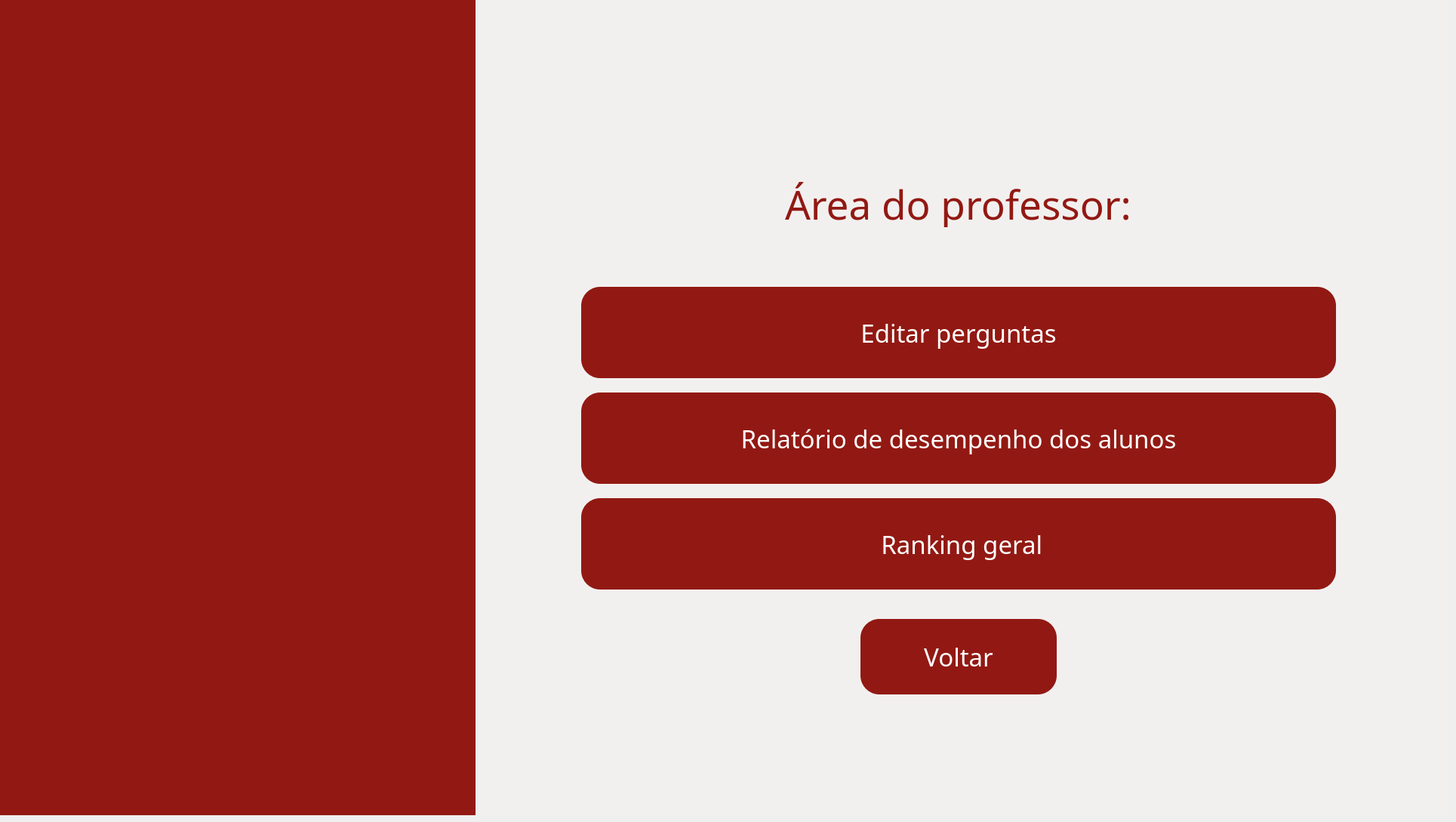
    <widget class="QWidget" name="pg_areaprof">
     <widget class="QWidget" name="fundo_areaprof" native="true">
      <property name="geometry">
       <rect>
        <x>0</x>
        <y>0</y>
        <width>1920</width>
        <height>1080</height>
       </rect>
      </property>
      <property name="styleSheet">
       <string notr="true">background-color: #F2F0EF;
-color: #F2F0EF;
</string>
      </property>
      <widget class="QWidget" name="barra_areaprof" native="true">
       <property name="geometry">
        <rect>
         <x>0</x>
         <y>0</y>
         <width>630</width>
         <height>1080</height>
        </rect>
       </property>
       <property name="styleSheet">
        <string notr="true">background-color: #921913;</string>
       </property>
       <widget class="QLabel" name="img_fundo_areaprof">
        <property name="geometry">
         <rect>
          <x>-60</x>
          <y>-60</y>
          <width>731</width>
          <height>1171</height>
         </rect>
        </property>
        <property name="text">
         <string/>
        </property>
        <property name="pixmap">
         <pixmap>../../assets/images/fundoetec.png</pixmap>
        </property>
        <property name="scaledContents">
         <bool>true</bool>
        </property>
       </widget>
      </widget>
      <widget class="QLabel" name="lbl_titulo_areaprof">
       <property name="geometry">
        <rect>
         <x>1040</x>
         <y>240</y>
         <width>571</width>
         <height>61</height>
        </rect>
       </property>
       <property name="font">
        <font>
         <family>Arbutus Slab</family>
         <pointsize>40</pointsize>
        </font>
       </property>
       <property name="styleSheet">
        <string notr="true">color: #921913;</string>
       </property>
       <property name="text">
        <string>Área do professor:</string>
       </property>
      </widget>
      <widget class="QPushButton" name="btn_voltarloginprof">
       <property name="geometry">
        <rect>
         <x>1140</x>
         <y>820</y>
         <width>260</width>
         <height>100</height>
        </rect>
       </property>
       <property name="font">
        <font>
         <family>Arbutus Slab</family>
         <pointsize>25</pointsize>
        </font>
       </property>
       <property name="styleSheet">
        <string notr="true">QPushButton{
    background-color: #921913;
    border: none;
    border-radius: 25px;
    color: white;
}

QPushButton:hover{
    background-color: #7a1410;
}

QPushButton:pressed{
    background-color: #5a0f0c;
}</string>
       </property>
       <property name="text">
        <string>Voltar</string>
       </property>
      </widget>
      <widget class="QPushButton" name="btn_relatoriogeral">
       <property name="geometry">
        <rect>
         <x>770</x>
         <y>520</y>
         <width>1000</width>
         <height>121</height>
        </rect>
       </property>
       <property name="font">
        <font>
         <family>Arbutus Slab</family>
         <pointsize>25</pointsize>
        </font>
       </property>
       <property name="styleSheet">
        <string notr="true">QPushButton{
    background-color: #921913;
    border: none;
    border-radius: 25px;
    color: white;
}

QPushButton:hover{
    background-color: #7a1410;
}

QPushButton:pressed{
    background-color: #5a0f0c;
}</string>
       </property>
       <property name="text">
        <string>Relatório de desempenho dos alunos</string>
       </property>
      </widget>
      <widget class="QPushButton" name="btn_editarperguntas">
       <property name="geometry">
        <rect>
         <x>770</x>
         <y>380</y>
         <width>1000</width>
         <height>121</height>
        </rect>
       </property>
       <property name="font">
        <font>
         <family>Arbutus Slab</family>
         <pointsize>25</pointsize>
        </font>
       </property>
       <property name="styleSheet">
        <string notr="true">QPushButton{
    background-color: #921913;
    border: none;
    border-radius: 25px;
    color: white;
}

QPushButton:hover{
    background-color: #7a1410;
}

QPushButton:pressed{
    background-color: #5a0f0c;
}</string>
       </property>
       <property name="text">
        <string>Editar perguntas</string>
       </property>
      </widget>
      <widget class="QPushButton" name="btn_ranking">
       <property name="geometry">
        <rect>
         <x>770</x>
         <y>660</y>
         <width>1000</width>
         <height>121</height>
        </rect>
       </property>
       <property name="font">
        <font>
         <family>Arbutus Slab</family>
         <pointsize>25</pointsize>
        </font>
       </property>
       <property name="styleSheet">
        <string notr="true">QPushButton{
    background-color: #921913;
    border: none;
    border-radius: 25px;
    color: white;
}

QPushButton:hover{
    background-color: #7a1410;
}

QPushButton:pressed{
    background-color: #5a0f0c;
}</string>
       </property>
       <property name="text">
        <string> Ranking geral</string>
       </property>
      </widget>
      <widget class="QLabel" name="lbl_logo_cps_inicio_9">
       <property name="geometry">
        <rect>
         <x>1690</x>
         <y>950</y>
         <width>201</width>
         <height>121</height>
        </rect>
       </property>
       <property name="text">
        <string/>
       </property>
       <property name="pixmap">
        <pixmap>../../assets/images/logoetec.png</pixmap>
       </property>
       <property name="scaledContents">
        <bool>true</bool>
       </property>
      </widget>
      <widget class="QLabel" name="lbl_logo_etec_inicio_9">
       <property name="geometry">
        <rect>
         <x>1540</x>
         <y>900</y>
         <width>171</width>
         <height>181</height>
        </rect>
       </property>
       <property name="text">
        <string/>
       </property>
       <property name="pixmap">
        <pixmap>../../assets/images/logocps.png</pixmap>
       </property>
       <property name="scaledContents">
        <bool>true</bool>
       </property>
      </widget>
     </widget>
    </widget>
